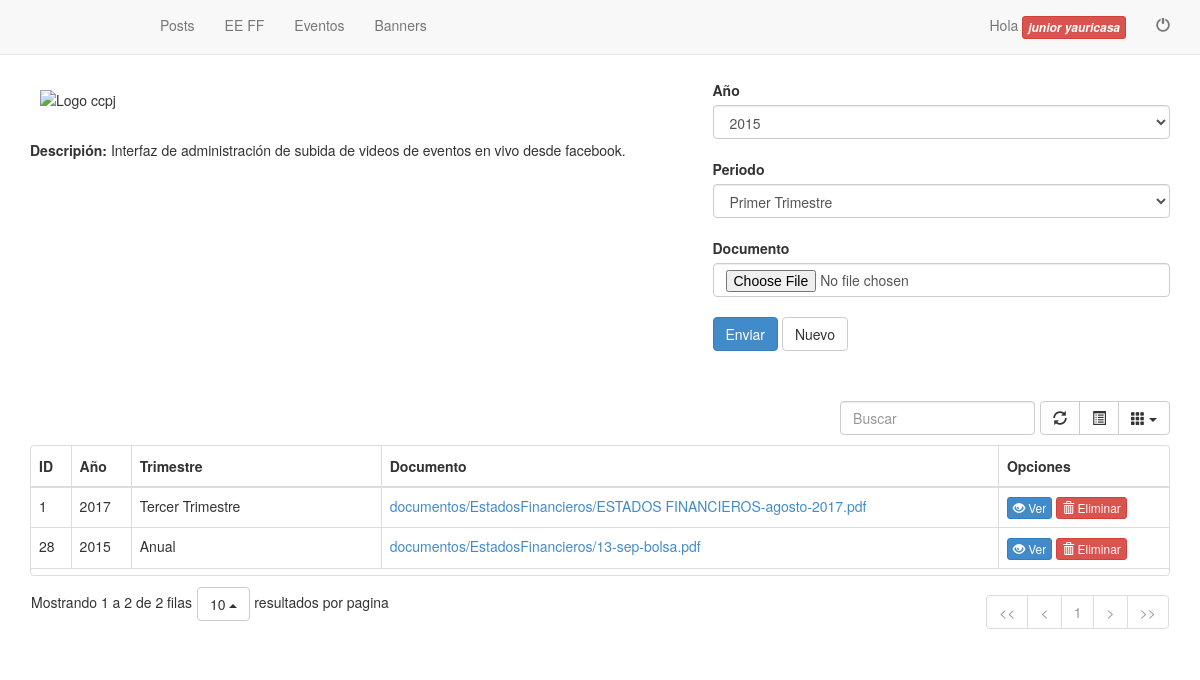
The app's page /admin/Estados-Financieros.php (signed in) with its own data.
### tables this page shows
CREATE TABLE `tb_upload_estados_financieros` (
  `intidcodigo` int(11) NOT NULL,
  `nvchdocumento` varchar(1000) NOT NULL,
  `nvchtrimestre` varchar(1) NOT NULL,
  `nvchyear` varchar(4) NOT NULL
);

### admin/functions/estados-financieros-all-table.php (the view, shortened to what this page needs)
<?php
    include('db/conextion.php');
    $conn = new mysqli($servername, $username, $password, $dbname);
    $sql = "
        SELECT
            intidcodigo,
            nvchyear,
            nvchtrimestre,
            nvchdocumento
        FROM
            tb_upload_estados_financieros
    ";
    $result = $conn->query($sql);
    if ($result->num_rows > 0) {
        while($row = $result->fetch_assoc()) {
            $pregunta = "return confirm('Deseas Eliminar este registro?');";
            if($row["nvchtrimestre"] == 1){
                $row["nvchtrimestre"] = 'Primer Trimestre';
            }else
            if($row["nvchtrimestre"] == 2){
                $row["nvchtrimestre"] = 'Segundo Trimestre';
            }else
            if($row["nvchtrimestre"] == 3){
                $row["nvchtrimestre"] = 'Tercer Trimestre';
            }else
            if($row["nvchtrimestre"] == 4){
                $row["nvchtrimestre"] = 'Cuarto Trimestre';
            }else
            if($row["nvchtrimestre"] == 5){
                $row["nvchtrimestre"] = 'Anual';
            }
            echo '
              <tr>
                <td>'.$row["intidcodigo"].'</td>
                <td>'.$row["nvchyear"].'</td>
                <td class="truncate">'.$row["nvchtrimestre"].'</td>
                <td><a href="'.$row["nvchdocumento"].'" target="_blank">'.$row["nvchdocumento"].'</a></td>
                <td>
                    <a class="btn btn-primary btn-xs" href="'.$row["nvchdocumento"].'" target="_blank">
                        <i class="glyphicon glyphicon-eye-open"></i>
                        Ver
                    </a>
                    <a class="btn btn-danger btn-xs" onclick="'.$pregunta.'" href="functions/estados-financieros-eliminar.php?id=7d7218764483c814ce24f&codid='.$row["intidcodigo"].'&file='.$row["nvchdocumento"].'&flag=7d72187644f348522423f83c814ce24f" >
                        <i class="glyphicon glyphicon-trash"></i>
                        Eliminar
                    </a>
                </td>
              </tr>
            ';
        }
    }
?>

### admin/include/_header.php (style rules this page uses)
body { padding-top: 80px; }

### records on screen
tb_upload_estados_financieros: intidcodigo "1", nvchyear "2017", nvchtrimestre "Tercer Trimestre", nvchdocumento "documentos/EstadosFinancieros/ESTADOS FINANCIEROS-agosto-2017.pdf"
tb_upload_estados_financieros: intidcodigo "28", nvchyear "2015", nvchtrimestre "Anual", nvchdocumento "documentos/EstadosFinancieros/13-sep-bolsa.pdf"

### other values on screen
$_SESSION['usr_name'] "junior yauricasa"
